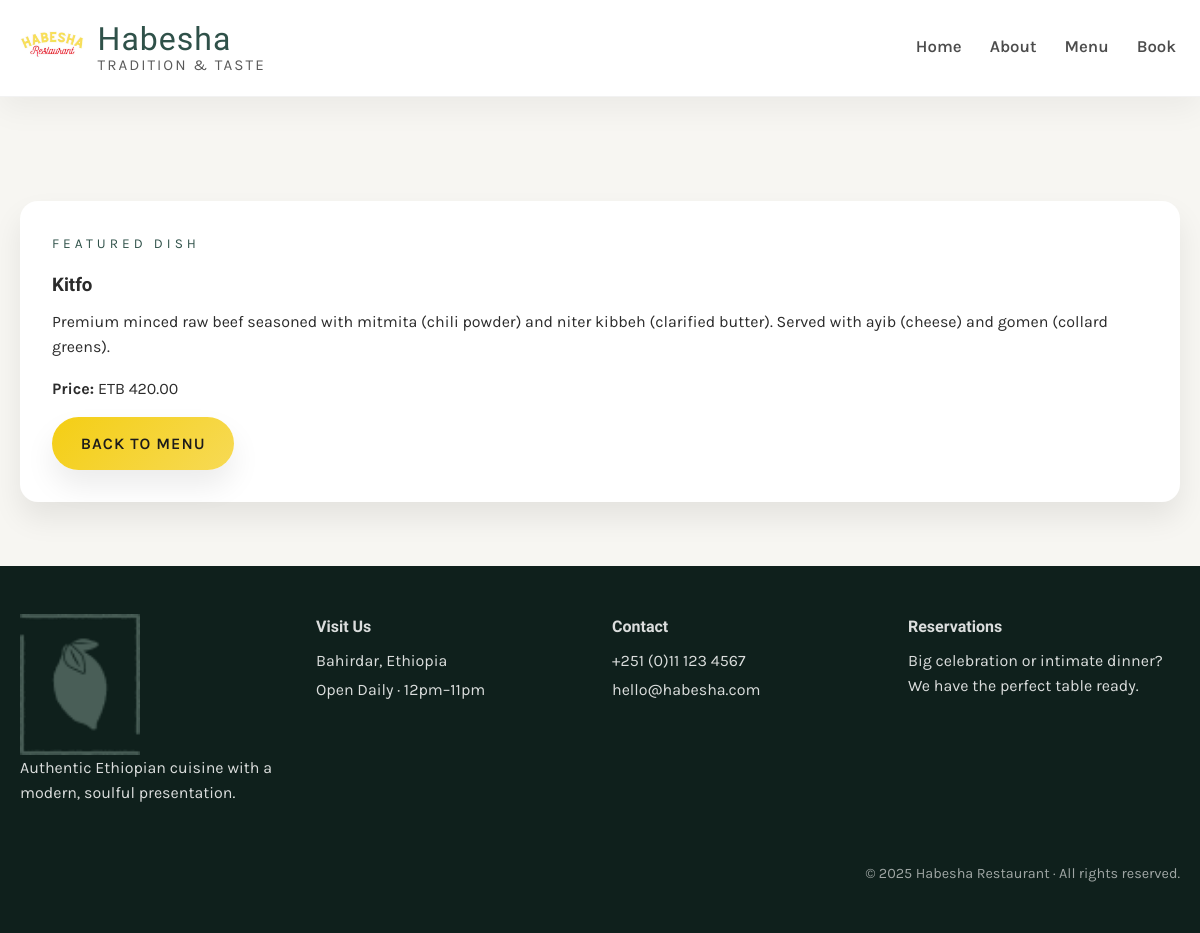
/menu/11/, run on the app's committed database.
### restaurant/models.py (models this page shows, shortened)
class Menu(models.Model):
   name=models.CharField(max_length=200)
   Price=models.IntegerField()
   description=models.CharField(max_length=1000,default="")

### restaurant/views.py (the view)
# urls.py: path('menu/<int:pk>/', views.display, name="menu_item"),
def display(request,pk=None):
    if pk:
        menu_item=Menu.objects.get(pk=pk)
    else:
        menu_item=None
    return render(request, 'menu-display.html', {'menu':menu_item})

### restaurant/templates/menu-display.html
{% extends 'base.html' %}
{% block content %}
<section class="section">
  <article class="story-block">
    <p class="section__eyebrow">Featured dish</p>
    <h1>{{ menu.name }}</h1>
    <p>{{ menu.description|default:"A traditional Ethiopian dish prepared with authentic spices, fresh ingredients, and time-honored techniques from our family recipes." }}</p>
    <p><strong>Price:</strong> ETB {{ menu.Price|floatformat:2 }}</p>
    <a class="btn btn--primary" href="{% url 'menu' %}">Back to menu</a>
  </article>
</section>
{% endblock %}

### restaurant/static/css/style.css (style rules this page uses)
:root { --clr-primary: #2f5149; --clr-primary-dark: #213932; --clr-secondary: #f4ce14; --clr-accent: #ee9972; --clr-neutral: #f7f6f2; --clr-text: #2b2b2b; --radius-lg: 28px; --radius-md: 18px; --radius-sm: 10px; --shadow-soft: 0 20px 40px rgba(47, 81, 73, 0.15); --shadow-card: 0 16px 30px rgba(0, 0, 0, 0.08); }
*, *::before, *::after { box-sizing: border-box; }
body { margin: 0; min-height: 100vh; font-family: 'Karla', 'Segoe UI', sans-serif; background: var(--clr-neutral); color: var(--clr-text); line-height: 1.6; }
h1, h2, h3, h4, h5, h6 { font-family: 'Markazi Text', serif; margin: 0 0 0.5rem; }
p { margin: 0 0 1rem; }
a { color: inherit; text-decoration: none; }
.btn { display: inline-flex; align-items: center; justify-content: center; padding: 0.85rem 1.8rem; border-radius: 999px; font-weight: 600; text-transform: uppercase; letter-spacing: 1px; border: none; cursor: pointer; transition: transform 0.2s ease, box-shadow 0.2s ease; }
.btn--primary { background: linear-gradient(135deg, var(--clr-secondary), #f7da55); color: #1b1b1b; box-shadow: var(--shadow-card); }
.section { margin-top: 3.5rem; }
.section__eyebrow { font-size: 0.85rem; text-transform: uppercase; letter-spacing: 4px; color: var(--clr-primary); }
.story-block { background: #fff; padding: 2rem; border-radius: var(--radius-md); box-shadow: var(--shadow-card); }

### data on the page
Menu: name "Kitfo", description "Premium minced raw beef seasoned with mitmita (chili powder) and niter kibbeh (clarified butter). Served with ayib (cheese) and gomen (collard greens).", Price "420.00"
